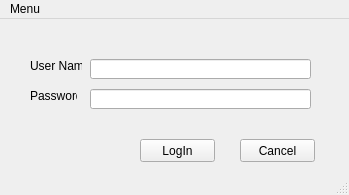
<?xml version="1.0" encoding="UTF-8"?>
<ui version="4.0">
 <class>HomeCloud</class>
 <widget class="QMainWindow" name="HomeCloud">
  <property name="geometry">
   <rect>
    <x>0</x>
    <y>0</y>
    <width>349</width>
    <height>195</height>
   </rect>
  </property>
  <property name="windowTitle">
   <string>Home cloud</string>
  </property>
  <widget class="QWidget" name="centralwidget">
   <widget class="QLabel" name="label">
    <property name="geometry">
     <rect>
      <x>30</x>
      <y>40</y>
      <width>52</width>
      <height>13</height>
     </rect>
    </property>
    <property name="text">
     <string>User Name</string>
    </property>
   </widget>
   <widget class="QLabel" name="label_2">
    <property name="geometry">
     <rect>
      <x>30</x>
      <y>70</y>
      <width>47</width>
      <height>13</height>
     </rect>
    </property>
    <property name="text">
     <string>Password</string>
    </property>
   </widget>
   <widget class="QLineEdit" name="lineEdit">
    <property name="geometry">
     <rect>
      <x>90</x>
      <y>40</y>
      <width>221</width>
      <height>20</height>
     </rect>
    </property>
   </widget>
   <widget class="QLineEdit" name="lineEdit_2">
    <property name="geometry">
     <rect>
      <x>90</x>
      <y>70</y>
      <width>221</width>
      <height>20</height>
     </rect>
    </property>
   </widget>
   <widget class="QPushButton" name="LogIn">
    <property name="geometry">
     <rect>
      <x>140</x>
      <y>120</y>
      <width>75</width>
      <height>23</height>
     </rect>
    </property>
    <property name="text">
     <string>LogIn</string>
    </property>
   </widget>
   <widget class="QPushButton" name="Cancel">
    <property name="geometry">
     <rect>
      <x>240</x>
      <y>120</y>
      <width>75</width>
      <height>23</height>
     </rect>
    </property>
    <property name="text">
     <string>Cancel</string>
    </property>
   </widget>
  </widget>
  <widget class="QMenuBar" name="menubar">
   <property name="geometry">
    <rect>
     <x>0</x>
     <y>0</y>
     <width>349</width>
     <height>21</height>
    </rect>
   </property>
   <widget class="QMenu" name="menuMenu">
    <property name="title">
     <string>Menu</string>
    </property>
    <addaction name="actionVytvo_it_et"/>
   </widget>
   <addaction name="menuMenu"/>
  </widget>
  <widget class="QStatusBar" name="statusbar"/>
  <action name="actionVytvo_it_et">
   <property name="text">
    <string>Vytvořit účet</string>
   </property>
  </action>
 </widget>
 <resources/>
 <connections/>
</ui>
